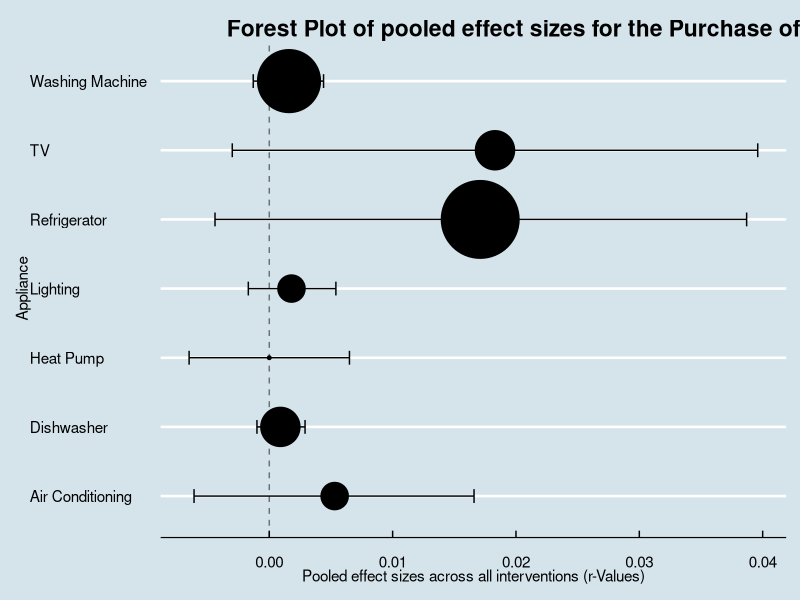

The R script that drew this image:

library(tidygraph)
library(ggplot2)
library(tidyverse)
library(ggthemes)
options(scipen = 999)

## Appliance purchase data frame
data_plot_purchase <- data.frame(
  Appliance = c("Washing Machine","Refrigerator","Dishwasher", 
                 "Heat Pump","Air Conditioning", "Lighting", "TV"),
  Effect_Size = c(0.0016,0.0171,0.0009,0.0,0.0053,0.0018,0.0183),
  Lower = c(-0.0013,-0.0044,-0.0010,-0.0065,-0.0061,-0.0017,-0.0030),
  Upper = c(0.0044,0.0387, 0.0029,0.0065,0.0166,0.0054,0.0396),
  Number_of_effect_sizes = c(21,26,13,1,9,9,13))


## forest plot for appliance usage
ggplot(data_plot_purchase, aes(Effect_Size, Appliance)) +
  geom_vline(xintercept = 0.0, linetype = "dashed", alpha = 0.5) +
  geom_point(size = data_plot_purchase$Number_of_effect_sizes) +
  geom_errorbarh(aes(xmin = Lower, xmax = Upper, height = .2)) +
  labs(x = "Effect Size") +
  xlab("Pooled effect sizes across all interventions (r-Values)") +
  ylab("Appliance") +
  ggtitle("           Forest Plot of pooled effect sizes for the Purchase of Appliances") +
  theme_economist()
